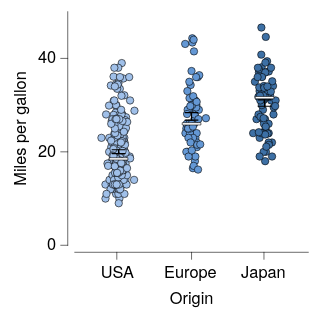

The Vega-Lite source for this figure:
### Vega-Lite specification from a JSON file in a GitHub repository (floating-point values rounded to 4 significant figures; data arrays with more than 128 entries replaced by an {"elided": "..."} marker saying what was removed)
{"background": null, "config": {"arc": {"fill": "black", "fillOpacity": 1.0, "innerRadius": 25.0, "padAngle": 0.03, "stroke": "black", "strokeOpacity": 1, "strokeWidth": 0.25}, "area": {"fill": "black", "fillOpacity": 1.0, "stroke": "black", "strokeOpacity": 1, "strokeWidth": 0.25}, "axis": {"domain": true, "domainCap": "round", "domainColor": "black", "domainWidth": 0.25, "grid": false, "gridCap": "round", "gridColor": "#F1F1F1", "gridDash": [0, 0], "gridOpacity": 1.0, "gridWidth": 0.25, "labelColor": "black", "labelFont": "HelveticaNeue", "labelFontSize": 7, "labelFontStyle": "normal", "labelFontWeight": 400, "offset": 3, "ticks": true, "tickCap": "round", "tickColor": "black", "tickSize": 3, "tickWidth": 0.25, "titleColor": "black", "titleFont": "HelveticaNeue", "titleFontSize": 7, "titleFontStyle": "normal", "titleFontWeight": 400}, "axisX": {"domain": true, "labelAlign": "center", "labelAngle": 0, "labels": true, "ticks": true, "translate": 0}, "axisY": {"domain": true, "labelAlign": "right", "labelAngle": 0, "labels": true, "ticks": true, "translate": 0}, "axisRight": {"domain": true, "labelAlign": "left", "labelAngle": 0, "labels": true, "ticks": true, "translate": 0}, "axisTop": {"domain": true, "labelAlign": "center", "labelAngle": 0, "labels": true, "ticks": true, "translate": 0}, "bar": {"fill": "black", "fillOpacity": 1.0, "stroke": "black", "strokeOpacity": 1, "strokeWidth": 0.25}, "boxplot": {"size": 8.0, "ticks": {"cornerRadius": 0.25, "fill": "black", "size": 6.0, "thickness": 0.25}, "box": {"fillOpacity": 1.0, "stroke": "black", "strokeOpacity": 1, "strokeWidth": 0.25}, "median": {"fill": "white", "fillOpacity": 1.0, "size": 8.0, "stroke": "black", "strokeOpacity": 1, "strokeWidth": 0.25}, "rule": {"fill": "black", "fillOpacity": 1.0, "size": 10.0, "stroke": "black", "strokeDash": [0, 0], "strokeOpacity": 1, "strokeWidth": 0.25}, "outliers": {"color": "black", "fill": "black", "fillOpacity": 1.0, "size": 0, "stroke": "black", "strokeOpacity": 1, "strokeWidth": 0.25}}, "circle": {"fill": "white", "fillOpacity": 1.0, "size": 2.5, "stroke": "black", "strokeOpacity": 1, "strokeWidth": 0.25}, "errorband": {"band": {"fillOpacity": 0.6, "stroke": null, "strokeWidth": 0.25, "strokeOpacity": 1}, "borders": {"opacity": 0, "strokeOpacity": 0.25, "strokeWidth": 1}}, "errorbar": {"opacity": 1, "rule": {"strokeDash": [0, 0], "strokeWidth": 0.5}, "ticks": {"color": "black", "cornerRadius": 0.25, "opacity": 1, "size": 6.0, "thickness": 0.5}, "thickness": 0.5}, "font": "HelveticaNeue", "geoshape": {"fill": "black", "fillOpacity": 1.0, "stroke": "black", "strokeOpacity": 1, "strokeWidth": 0.25}, "header": {"labelColor": "black", "labelFont": "HelveticaNeue", "labelFontSize": 7, "labelFontStyle": "normal", "labelFontWeight": 400, "titleColor": "black", "titleFont": "HelveticaNeue", "titleFontSize": 7, "titleFontStyle": "normal", "titleFontWeight": 400, "titlePadding": 0}, "legend": {"disable": false, "offset": 3, "gradientLength": 50.0, "gradientThickness": 5.0, "gradientOpacity": 1.0, "gradientStrokeColor": "black", "gradientStrokeWidth": 0.25, "labelColor": "black", "labelFont": "HelveticaNeue", "labelFontSize": 7, "labelFontStyle": "normal", "labelFontWeight": 400, "strokeColor": "black", "strokeWidth": 0, "symbolSize": 42, "symbolStrokeColor": "black", "symbolStrokeWidth": 0.25, "titleColor": "black", "titleFont": "HelveticaNeue", "titleFontSize": 7, "titleFontStyle": "normal", "titleFontWeight": 400}, "line": {"color": "black", "stroke": "black", "strokeCap": "round", "strokeDash": [0, 0], "strokeOpacity": 1, "strokeWidth": 0.375}, "point": {"filled": true, "fill": "black", "fillOpacity": 1.0, "size": 5.0, "stroke": "black", "strokeOpacity": 1, "strokeWidth": 0.25}, "range": {"category": {"scheme": ["#DFE9F7", "#ADC8EC", "#7AA8E0", "#4D87CA", "#386898", "#264A69"]}, "diverging": {"scheme": ["#BC4A5A", "#C96872", "#D4858B", "#DFA1A5", "#E8BDBF", "#F0DADA", "#F6F6F6", "#D7E0EB", "#B9CBE0", "#9BB6D5", "#7DA1C9", "#5F8CBD", "#4177B1"]}, "heatmap": {"scheme": ["#DFE9F7", "#C6D9F1", "#ADC8EC", "#94B8E6", "#7AA8E0", "#6097DA", "#4D87CA", "#4177B1", "#386898", "#2F597F", "#264A69", "#1D3A58"]}, "ordinal": {"scheme": ["#DFE9F7", "#C6D9F1", "#ADC8EC", "#94B8E6", "#7AA8E0", "#6097DA", "#4D87CA", "#4177B1", "#386898", "#2F597F", "#264A69", "#1D3A58"]}, "ramp": {"scheme": ["#DFE9F7", "#C6D9F1", "#ADC8EC", "#94B8E6", "#7AA8E0", "#6097DA", "#4D87CA", "#4177B1", "#386898", "#2F597F", "#264A69", "#1D3A58"]}}, "rule": {"color": "black", "stroke": "black", "strokeCap": "round", "strokeDash": [2, 2], "strokeOpacity": 1, "strokeWidth": 0.25}, "scale": {"bandPaddingInner": 0.1, "bandPaddingOuter": 0.1, "round": false}, "rect": {"fill": "black", "fillOpacity": 1.0, "stroke": "black", "strokeOpacity": 1, "strokeWidth": 0.25}, "square": {"fill": "black", "fillOpacity": 1.0, "size": 10.0, "stroke": "black", "strokeOpacity": 1, "strokeWidth": 0.25}, "text": {"color": "black", "font": "HelveticaNeue", "fontSize": 7, "fontStyle": "normal", "fontWeight": 400}, "title": {"anchor": "middle", "frame": "group", "color": "black", "font": "HelveticaNeue", "fontSize": 7, "fontStyle": "normal", "fontWeight": 400, "subtitleColor": "black", "subtitleFont": "HelveticaNeue", "subtitleFontSize": "HelveticaNeue", "subtitleFontStyle": "normal", "subtitleFontWeight": 400}, "view": {"continuousWidth": 100, "continuousHeight": 100, "discreteWidth": 100, "discreteHeight": 100, "fill": null, "stroke": null, "strokeWidth": 0.25}}, "layer": [{"data": {"name": "data-935eb22f7559d5aa3d079daff97b9735"}, "mark": {"type": "circle", "opacity": 1.0, "size": 10.0}, "encoding": {"color": {"field": "Origin", "legend": null, "sort": ["USA", "Europe", "Japan"], "title": null, "type": "nominal"}, "x": {"axis": {}, "field": "Origin", "sort": ["USA", "Europe", "Japan"], "title": "Origin", "type": "nominal"}, "xOffset": {"field": "jitter_x", "scale": {"domain": [-7.33, 7.33], "range": [5.17, 19.83]}, "type": "quantitative"}, "y": {"field": "Miles_per_Gallon", "title": "Miles per gallon", "type": "quantitative"}}}, {"data": {"name": "data-34499c2a807c807dcbaf8b91d3d9c103"}, "mark": {"type": "errorbar"}, "encoding": {"x": {"axis": {}, "field": "Origin", "sort": ["USA", "Europe", "Japan"], "title": "Origin", "type": "nominal"}, "y": {"field": "__mean", "title": "Miles per gallon", "type": "quantitative"}, "yError": {"field": "__error"}}}, {"data": {"name": "data-935eb22f7559d5aa3d079daff97b9735"}, "mark": {"type": "boxplot", "box": {"fillOpacity": 0, "strokeOpacity": 0}, "outliers": {"opacity": 0}, "rule": {"strokeOpacity": 0}, "ticks": false}, "encoding": {"x": {"axis": {}, "field": "Origin", "sort": ["USA", "Europe", "Japan"], "title": "Origin", "type": "nominal"}, "y": {"field": "Miles_per_Gallon", "title": "Miles per gallon", "type": "quantitative"}}}], "$schema": "https://vega.github.io/schema/vega-lite/v6.4.1.json", "datasets": {"data-935eb22f7559d5aa3d079daff97b9735": {"elided": "392 records"}, "data-34499c2a807c807dcbaf8b91d3d9c103": [{"Origin": "Japan", "__mean": 30.45, "__error": 0.6852, "__dysonsphere__": 1}, {"Origin": "USA", "__mean": 20.03, "__error": 0.4115, "__dysonsphere__": 1}, {"Origin": "Europe", "__mean": 27.6, "__error": 0.798, "__dysonsphere__": 1}]}}
